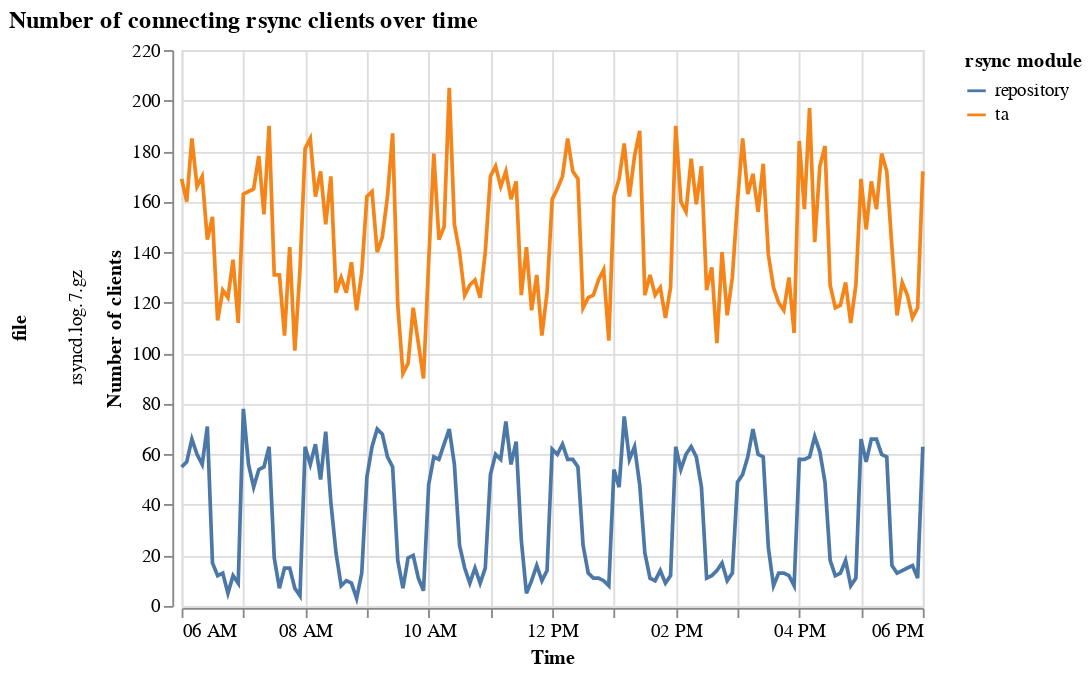

Notebook code for this chart:
### Code cell
alt.Chart(by_5_minutes).transform_joinaggregate(
    order='count(*)',
    groupby=['module']
).mark_line().encode(
    x=alt.X(
        'timestamp:T',
        axis=alt.Axis(title='Time')
    ),
    y=alt.Y('totalbytes:Q',
            axis=alt.Axis(title='Number of clients')
    ),
    color=alt.Color(
        'module:N',
        legend=alt.Legend(title='rsync module')
    ),
    row='file:N'
).properties(
    title='Number of connecting rsync clients over time'
)

#         overall_area = alt.Chart(period_data).transform_joinaggregate(
#             order='sum(c-ip)',
#             groupby=['rp_software']
#         ).mark_area().encode(
#             x=alt.X('datetime:T', axis=alt.Axis(title='Time')),
#             y=alt.Y("c-ip:Q",
#               scale=alt.Scale(domain=(0, 1.1*df_summed['c-ip'].max())),
#               axis=alt.Axis(title='Number of clients')
#             ),    
#             color=alt.Color('rp_software:N',
#               scale=alt.Scale(domain=color_range),
#               legend=alt.Legend(title='Relying Party implementation')
#             ),
#             order=alt.Order('order:Q', sort='descending')
#         ).properties(
#             title=f'Number of unique IPs by RP software ({prefix}{period_title})'
#         )

### Figure 1 — Vega-Lite specification as saved in the notebook (floating-point values rounded to 4 significant figures; data arrays with more than 128 entries replaced by an {"elided": "..."} marker saying what was removed)
{"config": {"view": {"continuousWidth": 400, "continuousHeight": 300}}, "data": {"name": "data-29551911bbb05ea12d1fe50dd4f0982c"}, "mark": "line", "encoding": {"color": {"type": "nominal", "field": "module", "legend": {"title": "rsync module"}}, "row": {"type": "nominal", "field": "file"}, "x": {"type": "temporal", "axis": {"title": "Time"}, "field": "timestamp"}, "y": {"type": "quantitative", "axis": {"title": "Number of clients"}, "field": "totalbytes"}}, "title": "Number of connecting rsync clients over time", "transform": [{"joinaggregate": [{"op": "count", "field": "*", "as": "order"}], "groupby": ["module"]}], "$schema": "https://vega.github.io/schema/vega-lite/v4.8.1.json", "datasets": {"data-29551911bbb05ea12d1fe50dd4f0982c": {"elided": "290 records"}}}
